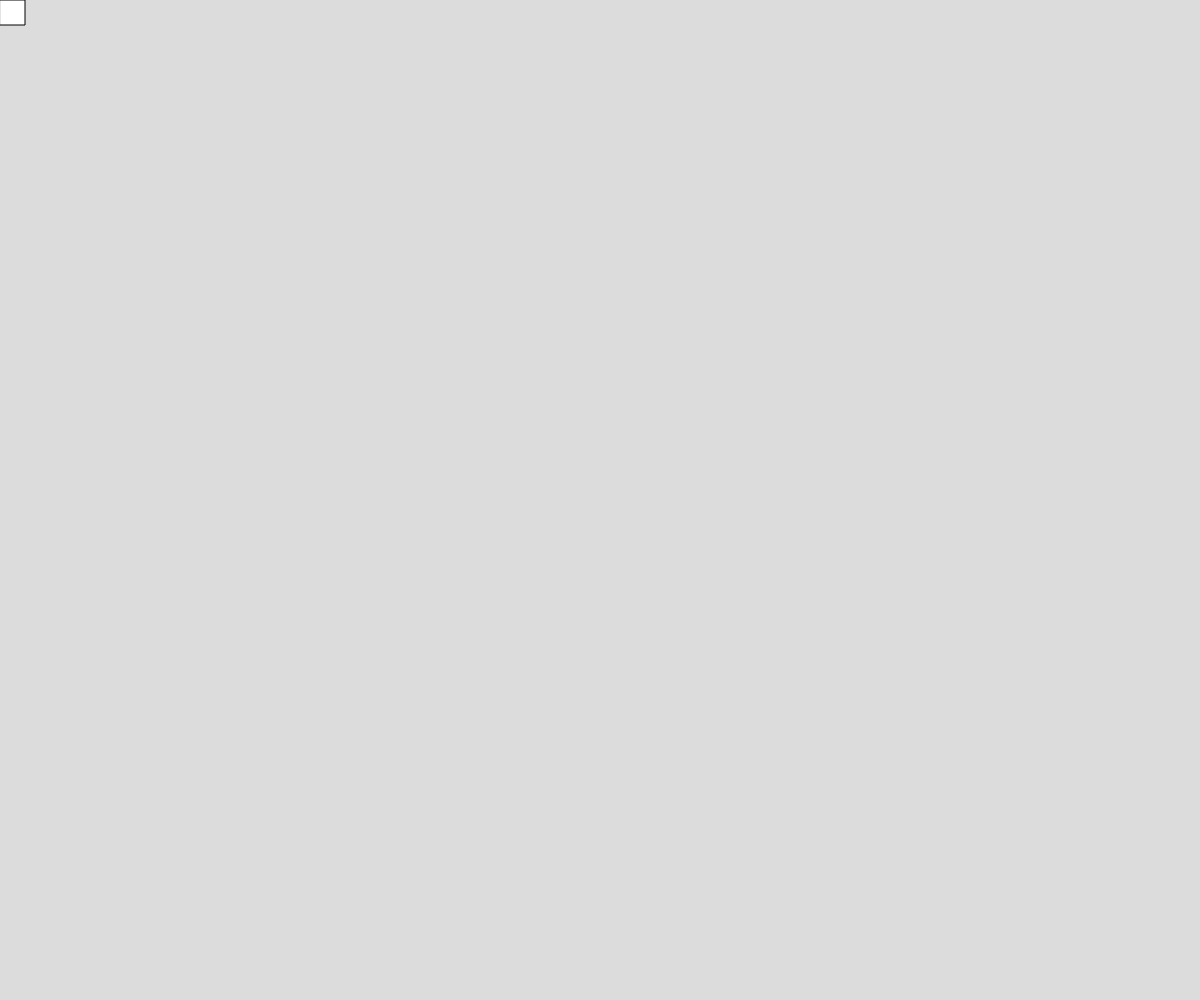
Frame 1 (no input)
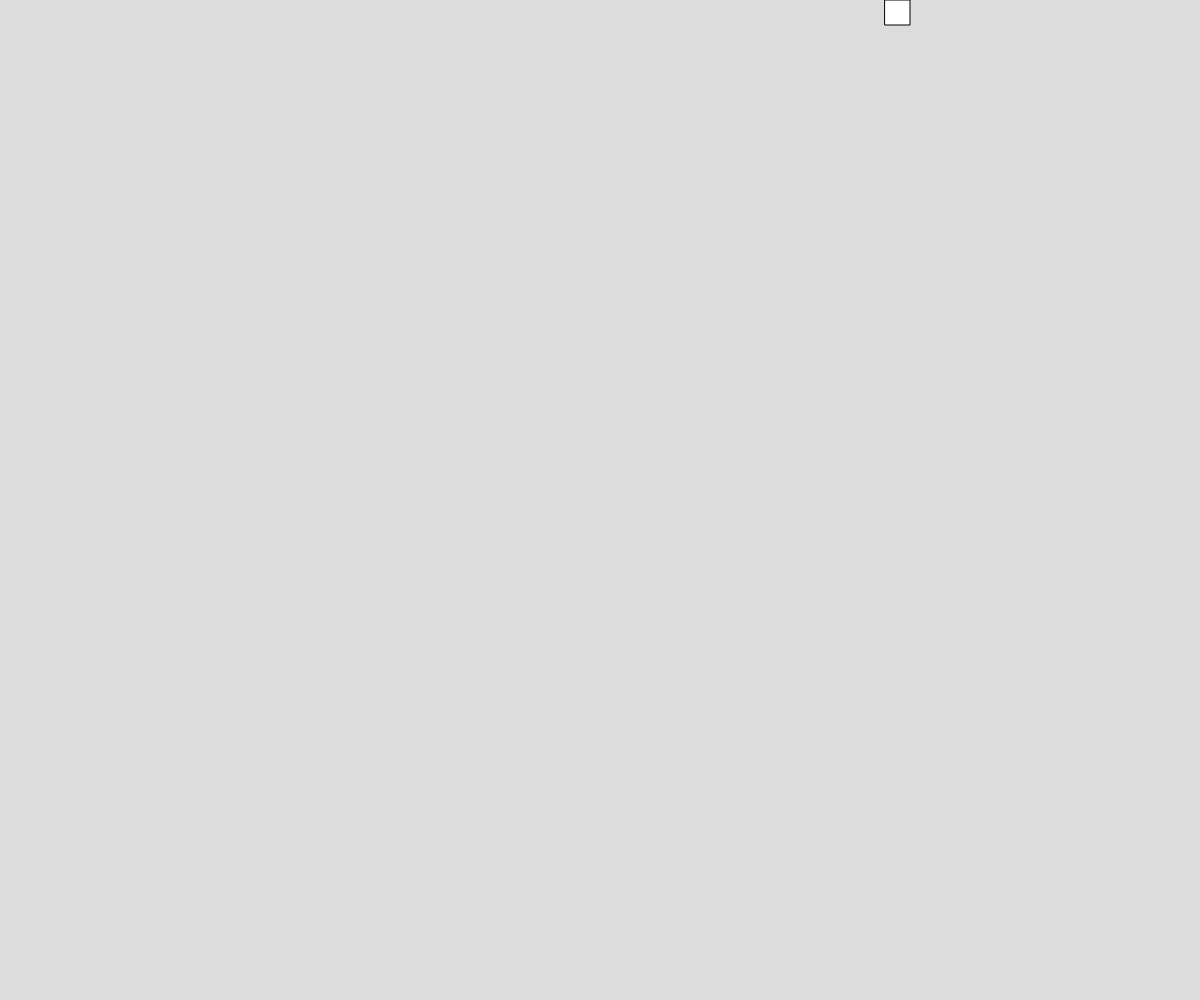
Frame 60 (no input)
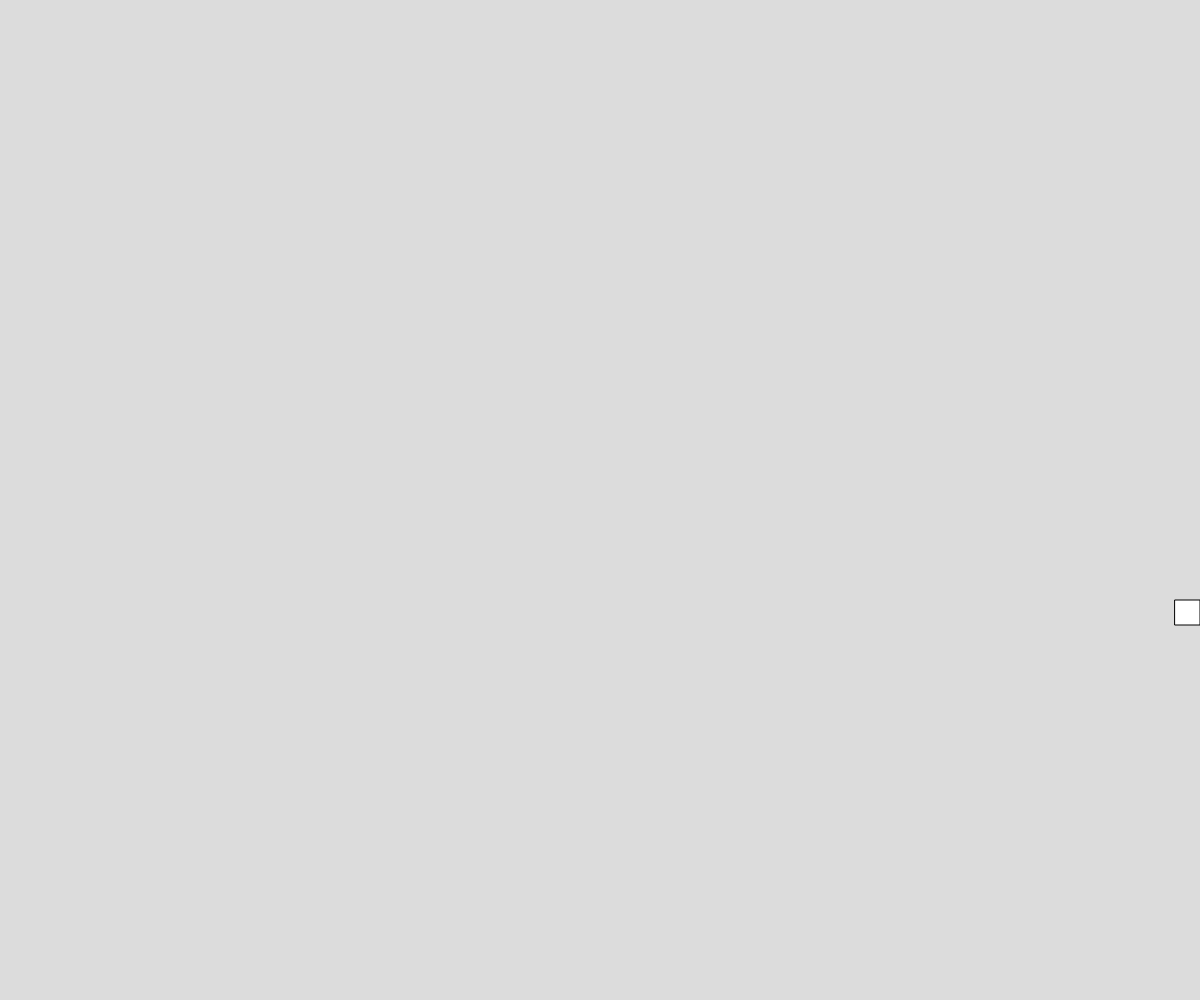
Frame 120 (the mouse pressed at the canvas centre since frame 60)

The p5.js sketch that drew these frames (run headless with seeded random() and noise() and a simulated clock; from frame 60 on, the mouse is pressed at the canvas centre):

// p5.js sketch
// ── sketch.js
// Partner Project
// Marcus Cheecham, Abhay Sandha
// Febuary 28th, 2025

let x = 0;
let y = 0;
let direction = 0;
let speed = 15;
let size = 25;


function setup() {
  createCanvas(windowWidth, windowHeight);
}

function draw() {
  background(220);

  Johnson();
  console.log(size, speed, direction);

}

function Johnson() {
  square(x, y, size);

  // Size
  if (keyIsDown(68) === true && size < 50) {
    size++;
    if ( x === width - size - 1 ||  x === width - size + 1){
      x--;
    }
    if(y !== width - size && y !== 0){
      y--;
    }
  } 

    
  if (keyIsDown(65) === true && size > 5) {
    size--;
    if ( x === width - size - 1 ||  x === width - size + 1){
      x++;
    }
    
    if(y !== width - size && y !== 0){
      y++;
    }
  }
  
  // Speed
  if (keyIsDown(87) === true && speed < 30) {
    speed++;
  }
    
  if (keyIsDown(83) === true && speed > 1) {
    speed--;
  }

  // Direction
  switch(direction){
  case 0:
    x += speed ;
    if (x >= width - size){
      direction ++;
      x = width - size;
    }
    break;
      
  case 1:
    y += speed;
    if (y >= height - size){
      direction ++;
      y = height - size;
    }
    break;

  case 2:
    x -= speed;
    if (x <= 0 ){
      direction ++;
      x = 0;
    }
    break;

  case 3:
    y-= speed;
    if (y <= 0 ) {
      direction = 0;
      y = 0;
    }
    break;
  }
}
